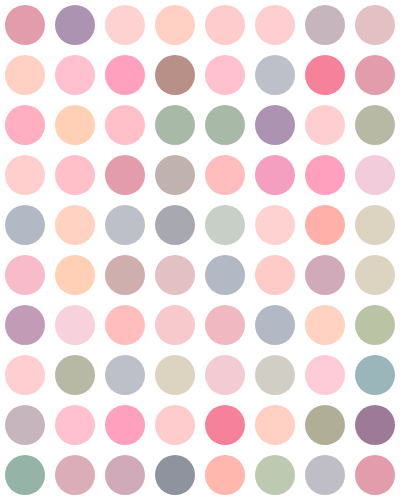
Frame 1 (no input)
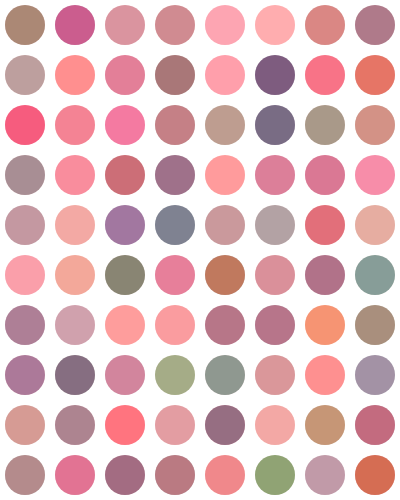
Frame 2 (the mouse pressed at the canvas centre, redrawn once)

The p5.js sketch that drew these frames (run headless with seeded random() and noise() and a simulated clock; the mouse was pressed at the canvas centre and the sketch redrawn once):

// p5.js sketch
// ── sketch.js
const xSpacing = 50;
const ySpacing = 50;
let colors = [];

function setup() {
  createCanvas(400, 500);
  background(255);
  for (var i = 0; i < 50; i++) {
    var newColor = color(random(360), random(100), random(100), random(50, 100));
    colors.push(newColor); 
  }

  for (var i = 0; i < 20; i++) {
    var newColor = color(random(250), random(100), random(100), random(100, 150));
    colors.push(newColor); 
  }

}

function draw() {

  noStroke();
  for (let y = 0; y < height; y += ySpacing) {
    for (let x = 0; x < width; x += xSpacing) {
      let color = random(colors);

      if (color === undefined) {
        color = 'white';
      }
      fill(color);
      circle(x + xSpacing / 2, y + ySpacing / 2, Math.min(xSpacing, ySpacing) * .8);
    }
  }

  noLoop();
}
